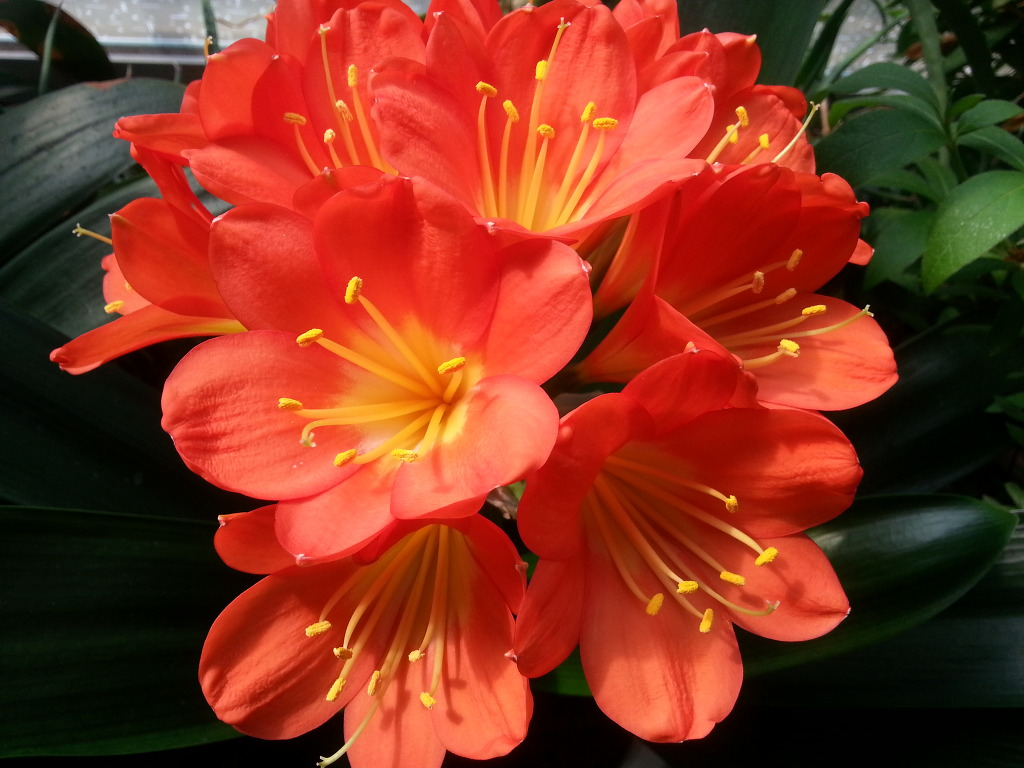
#> input picture practice/img1.jpg, 1024 x 768 px, given in place of the camera
$ python example10.py
#> lines starting #> are read from the running program, lines starting #| are printed output that depends on the picture; after the words box and inside, x2 and y2 are one past the last pixel; in counts of white or black regions, pixels touching at a corner belong together
#두가지 색 검출하기

import cv2 as cv
import numpy as np


color1 = 0
color2 = 0

ranges = 20
set_color = False
step = 0


# [73 lines left out: function nothing, not called in this run]
        #     print(i, i+range)
        #     print(i-range, i)


cv.namedWindow('img_color')
cv.namedWindow('img_result')

cv.createTrackbar('saturation_th1', 'img_result', 0, 255, nothing)
cv.setTrackbarPos('saturation_th1', 'img_result', 30)
cv.createTrackbar('value_th1', 'img_result', 0, 255, nothing)
cv.setTrackbarPos('value_th1', 'img_result', 30)
cv.createTrackbar('saturation_th2', 'img_result', 0, 255, nothing)
cv.setTrackbarPos('saturation_th2', 'img_result', 30)
cv.createTrackbar('value_th2', 'img_result', 0, 255, nothing)
cv.setTrackbarPos('value_th2', 'img_result', 30)

cap = cv.VideoCapture(0)


while(True):

    ret,img_color = cap.read()
#> img_color is the input picture: shape (768, 1024, 3); mean B, G, R 32.3, 52.2, 135.2
    img_color = cv.flip(img_color, 1)
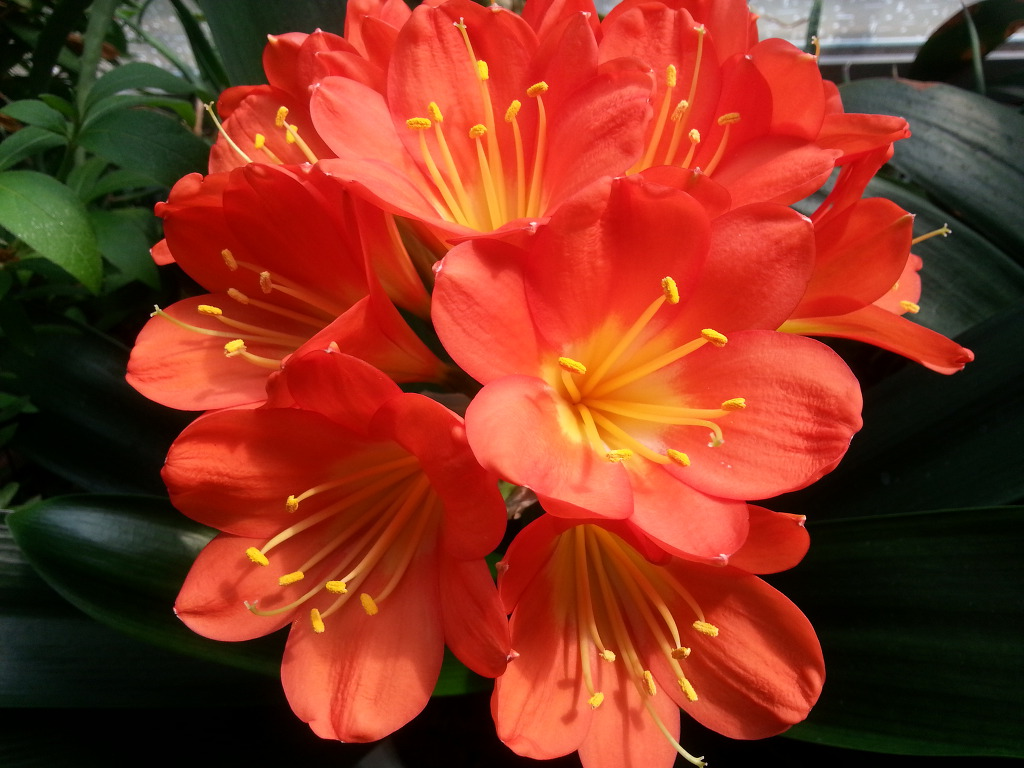
#> img_color: shape (768, 1024, 3); mean B, G, R 32.3, 52.2, 135.2

    if ret == False:
        continue;


    img_color2 = img_color.copy()
    img_hsv = cv.cvtColor(img_color2, cv.COLOR_BGR2HSV)
#> img_hsv: shape (768, 1024, 3); mean H, S, V 23.5, 189.6, 139

    height, width = img_color.shape[:2]
#> height = 768; width = 1024
    cx = int(width / 2)
#> cx = 512
    cy = int(height / 2)
#> cy = 384


    if set_color == False:

        rectangle_color = (0, 255, 0)

        if step == 1:
            rectangle_color = (0, 0, 255)

        cv.rectangle(img_color, (cx - 20, cy - 20), (cx + 20, cy + 20), rectangle_color, 5)
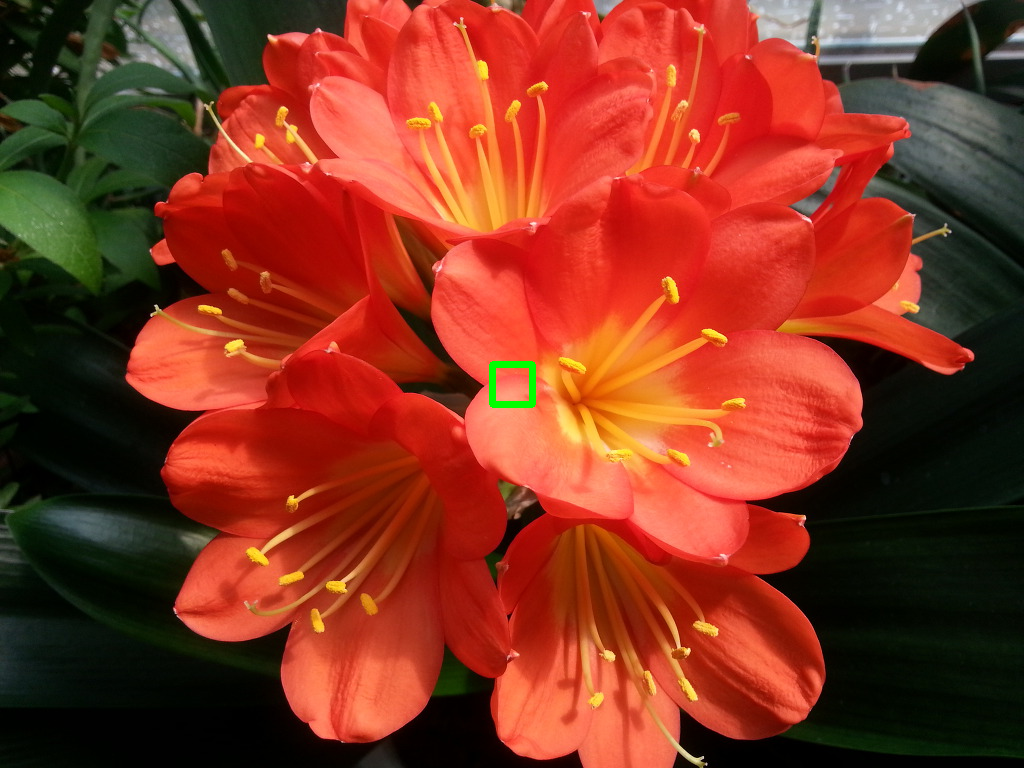
#> img_color: shape (768, 1024, 3); 0.14% of pixels changed, all inside (x1, y1, x2, y2) = (489, 361, 536, 408)


    else:

        # 범위 값으로 HSV 이미지에서 마스크를 생성합니다.
        img_maskA1 = cv.inRange(img_hsv, lower_blueA1, upper_blueA1)
        img_maskA2 = cv.inRange(img_hsv, lower_blueA2, upper_blueA2)
        img_maskA3 = cv.inRange(img_hsv, lower_blueA3, upper_blueA3)
        temp = cv.bitwise_or(img_maskA1, img_maskA2)
        img_maskA = cv.bitwise_or(img_maskA3, temp)

        img_maskB1 = cv.inRange(img_hsv, lower_blueB1, upper_blueB1)
        img_maskB2 = cv.inRange(img_hsv, lower_blueB2, upper_blueB2)
        img_maskB3 = cv.inRange(img_hsv, lower_blueB3, upper_blueB3)
        temp = cv.bitwise_or(img_maskB1, img_maskB2)
        img_maskB = cv.bitwise_or(temp, img_maskB3)


        # 모폴로지 연산
        kernel = np.ones((11,11), np.uint8)
        img_maskA = cv.morphologyEx(img_maskA, cv.MORPH_OPEN, kernel)
        img_maskA = cv.morphologyEx(img_maskA, cv.MORPH_CLOSE, kernel)


        kernel = np.ones((11,11), np.uint8)
        img_maskB = cv.morphologyEx(img_maskB, cv.MORPH_OPEN, kernel)
        img_maskB = cv.morphologyEx(img_maskB, cv.MORPH_CLOSE, kernel)


        # 마스크 이미지로 원본 이미지에서 범위값에 해당되는 영상 부분을 획득합니다.
        img_maskC = cv.bitwise_or(img_maskA, img_maskB)
        img_result = cv.bitwise_and(img_color, img_color, mask=img_maskC)


        # 라벨링
        numOfLabelsA, img_labelA, statsA, centroidsA = cv.connectedComponentsWithStats(img_maskA)

        for idx, centroid in enumerate(centroidsA):
            if statsA[idx][0] == 0 and statsA[idx][1] == 0:
                continue

            if np.any(np.isnan(centroid)):
                continue

            x,y,width,height,area = statsA[idx]
            centerX,centerY = int(centroid[0]), int(centroid[1])

            if area > 1500:
                cv.circle(img_color, (centerX, centerY), 10, (0,0,255), 10)
                cv.rectangle(img_color, (x,y), (x+width,y+height), (0,0,255))


        numOfLabelsB, img_labelB, statsB, centroidsB = cv.connectedComponentsWithStats(img_maskB)
        for idx, centroid in enumerate(centroidsB):
            if statsB[idx][0] == 0 and statsB[idx][1] == 0:
                continue

            if np.any(np.isnan(centroid)):
                continue

            x,y,width,height,area = statsB[idx]
            centerX,centerY = int(centroid[0]), int(centroid[1])

            if area > 1500:
                cv.circle(img_color, (centerX, centerY), 10, (255,0,0), 10)
                cv.rectangle(img_color, (x,y), (x+width,y+height), (255,0,0))


        cv.imshow('img_result', img_result)


    cv.imshow('img_color', img_color)


    key = cv.waitKey(1) & 0xFF
#> (key Esc is pressed here)

    if key == 27: # esc
        break

    elif key == 32: # space
        if step == 0:
            roi = img_color2[cy-20:cy+20, cx-20:cx+20]
            roi = cv.medianBlur(roi, 3)
            cv.imshow("roi1", roi)
            hsv = cv.cvtColor(roi, cv.COLOR_BGR2HSV)
            h,s,v = cv.split(hsv)
            color1 = h.mean()
            print(color1)
            step += 1

        elif step == 1:
            roi = img_color2[cy-20:cy+20, cx-20:cx+20]
            roi = cv.medianBlur(roi, 3)
            cv.imshow("roi2", roi)
            hsv = cv.cvtColor(roi, cv.COLOR_BGR2HSV)
            h,s,v = cv.split(hsv)
            color2 = h.mean()
            set_color = True
            nothing(0)
            print(color2)
            step += 1

cap.release()
cv.destroyAllWindows()

$ run again, on practice/img2.jpg
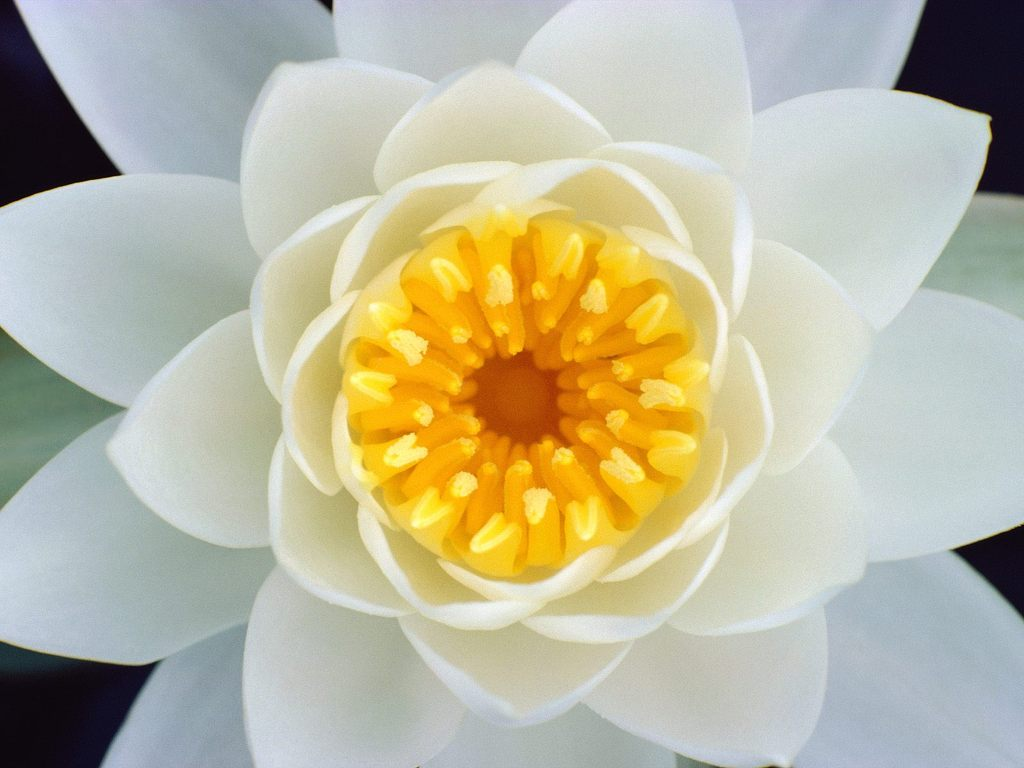
#> input picture practice/img2.jpg, 1024 x 768 px, given in place of the camera
#> img_color is the input picture: shape (768, 1024, 3); mean B, G, R 158.5, 184.1, 188.1
#> `img_color = cv.flip(img_color, 1)`:
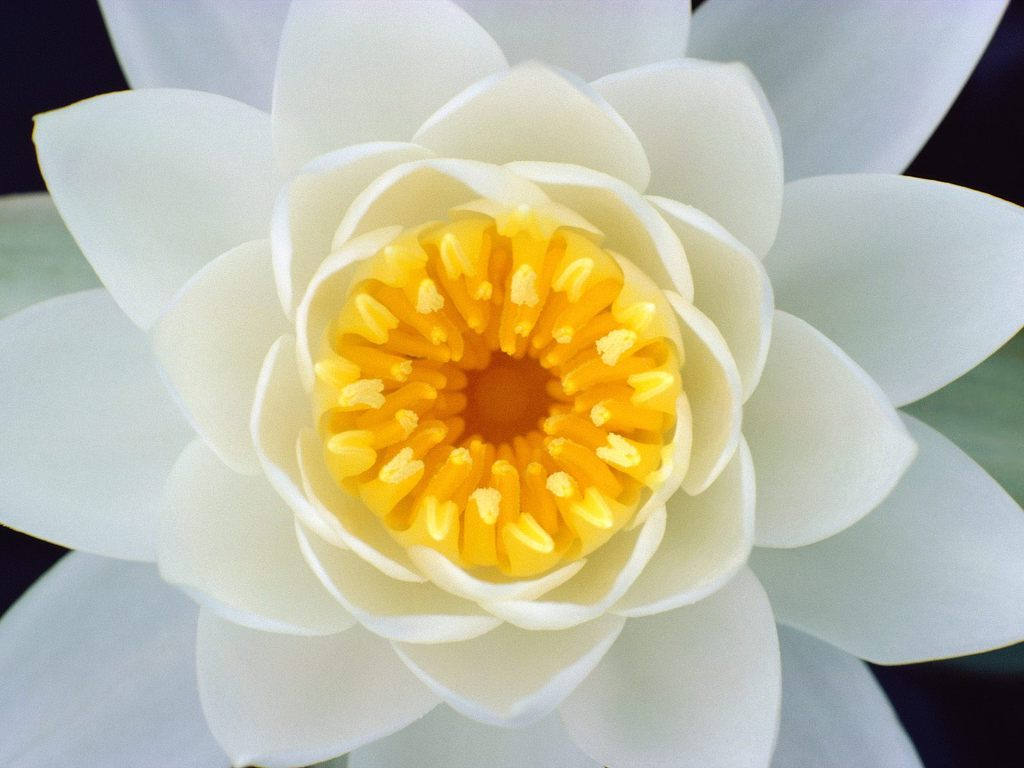
#> img_color: shape (768, 1024, 3); mean B, G, R 158.5, 184.1, 188.1
#> img_hsv: shape (768, 1024, 3); mean H, S, V 66.4, 60.5, 197.2
#> `cv.rectangle(img_color, (cx - 20, cy - 20), (cx + 20, cy + 20), rectan..`:
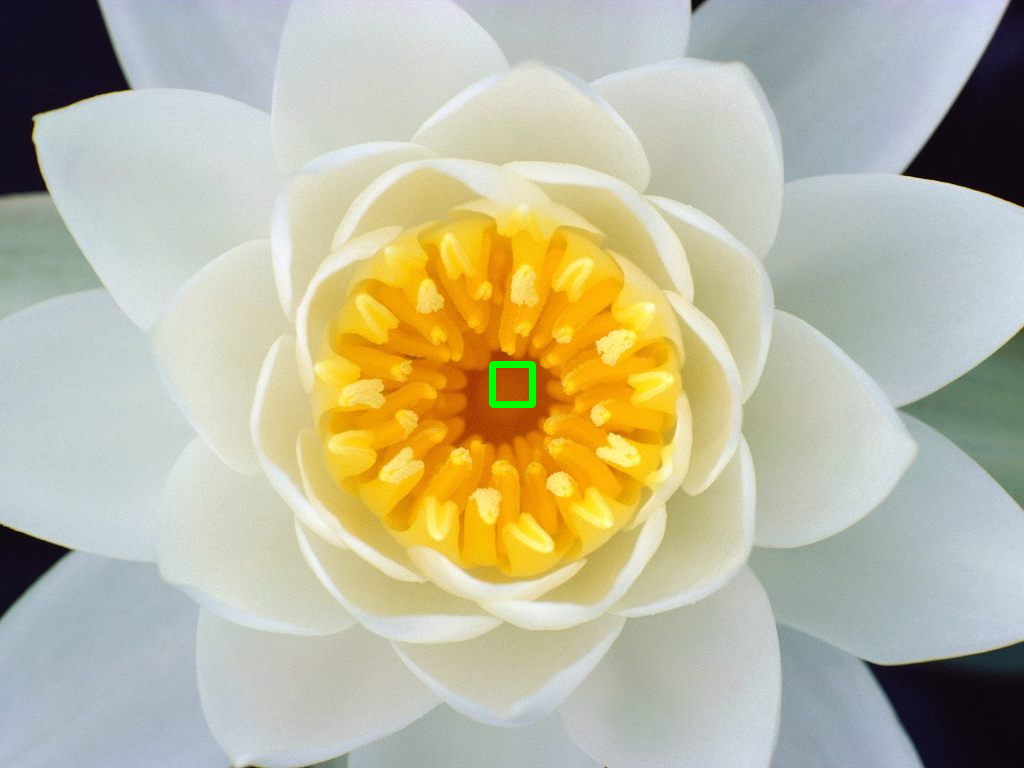
#> img_color: shape (768, 1024, 3); 0.14% of pixels changed, all inside (x1, y1, x2, y2) = (489, 361, 536, 408)
